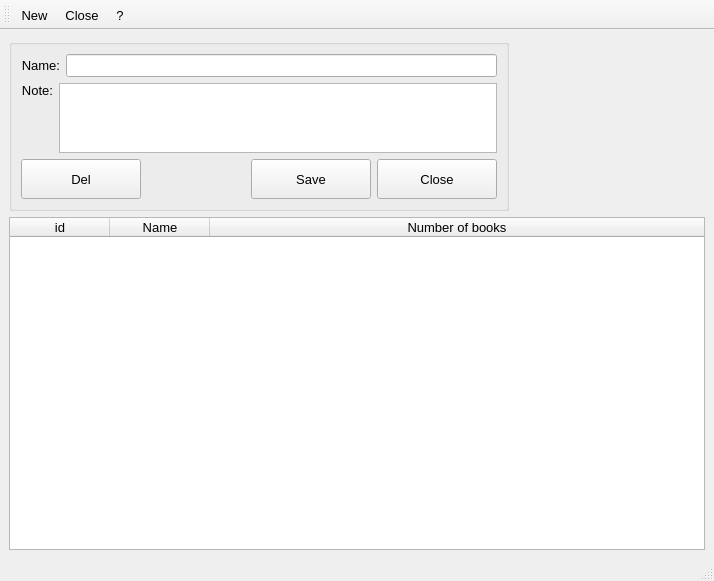
<?xml version="1.0" encoding="UTF-8"?>
<ui version="4.0">
 <class>publish</class>
 <widget class="QMainWindow" name="publish">
  <property name="geometry">
   <rect>
    <x>0</x>
    <y>0</y>
    <width>714</width>
    <height>581</height>
   </rect>
  </property>
  <property name="font">
   <font>
    <family>Ubuntu</family>
    <pointsize>10</pointsize>
   </font>
  </property>
  <property name="windowTitle">
   <string>Publishers</string>
  </property>
  <widget class="QWidget" name="centralwidget">
   <layout class="QGridLayout" name="gridLayout_3">
    <item row="0" column="0">
     <layout class="QGridLayout" name="gridLayout_2">
      <item row="0" column="0">
       <layout class="QHBoxLayout" name="horizontalLayout_4">
        <item>
         <widget class="QGroupBox" name="groupBox_card">
          <property name="sizePolicy">
           <sizepolicy hsizetype="Fixed" vsizetype="Fixed">
            <horstretch>0</horstretch>
            <verstretch>0</verstretch>
           </sizepolicy>
          </property>
          <property name="minimumSize">
           <size>
            <width>500</width>
            <height>0</height>
           </size>
          </property>
          <property name="maximumSize">
           <size>
            <width>500</width>
            <height>1600</height>
           </size>
          </property>
          <property name="title">
           <string/>
          </property>
          <layout class="QGridLayout" name="gridLayout">
           <item row="0" column="0">
            <layout class="QVBoxLayout" name="verticalLayout_2">
             <item>
              <layout class="QHBoxLayout" name="horizontalLayout">
               <item>
                <widget class="QLabel" name="label">
                 <property name="text">
                  <string>Name:</string>
                 </property>
                 <property name="alignment">
                  <set>Qt::AlignRight|Qt::AlignTrailing|Qt::AlignVCenter</set>
                 </property>
                </widget>
               </item>
               <item>
                <widget class="QLineEdit" name="lineEdit_name"/>
               </item>
              </layout>
             </item>
             <item>
              <layout class="QHBoxLayout" name="horizontalLayout_2">
               <item>
                <layout class="QVBoxLayout" name="verticalLayout">
                 <item>
                  <widget class="QLabel" name="label_2">
                   <property name="text">
                    <string>Note:</string>
                   </property>
                   <property name="alignment">
                    <set>Qt::AlignRight|Qt::AlignTrailing|Qt::AlignVCenter</set>
                   </property>
                  </widget>
                 </item>
                 <item>
                  <spacer name="verticalSpacer">
                   <property name="orientation">
                    <enum>Qt::Vertical</enum>
                   </property>
                   <property name="sizeHint" stdset="0">
                    <size>
                     <width>20</width>
                     <height>38</height>
                    </size>
                   </property>
                  </spacer>
                 </item>
                </layout>
               </item>
               <item>
                <widget class="QTextEdit" name="textEdit_note">
                 <property name="minimumSize">
                  <size>
                   <width>0</width>
                   <height>70</height>
                  </size>
                 </property>
                 <property name="maximumSize">
                  <size>
                   <width>16777215</width>
                   <height>70</height>
                  </size>
                 </property>
                 <property name="font">
                  <font>
                   <pointsize>9</pointsize>
                  </font>
                 </property>
                </widget>
               </item>
              </layout>
             </item>
             <item>
              <layout class="QHBoxLayout" name="horizontalLayout_3">
               <item>
                <widget class="QPushButton" name="pushButton_del">
                 <property name="minimumSize">
                  <size>
                   <width>120</width>
                   <height>40</height>
                  </size>
                 </property>
                 <property name="maximumSize">
                  <size>
                   <width>120</width>
                   <height>40</height>
                  </size>
                 </property>
                 <property name="text">
                  <string>Del</string>
                 </property>
                </widget>
               </item>
               <item>
                <spacer name="horizontalSpacer">
                 <property name="orientation">
                  <enum>Qt::Horizontal</enum>
                 </property>
                 <property name="sizeHint" stdset="0">
                  <size>
                   <width>40</width>
                   <height>20</height>
                  </size>
                 </property>
                </spacer>
               </item>
               <item>
                <widget class="QPushButton" name="pushButton_save">
                 <property name="minimumSize">
                  <size>
                   <width>120</width>
                   <height>40</height>
                  </size>
                 </property>
                 <property name="maximumSize">
                  <size>
                   <width>120</width>
                   <height>40</height>
                  </size>
                 </property>
                 <property name="text">
                  <string>Save</string>
                 </property>
                </widget>
               </item>
               <item>
                <widget class="QPushButton" name="pushButton_close">
                 <property name="minimumSize">
                  <size>
                   <width>120</width>
                   <height>40</height>
                  </size>
                 </property>
                 <property name="maximumSize">
                  <size>
                   <width>120</width>
                   <height>40</height>
                  </size>
                 </property>
                 <property name="text">
                  <string>Close</string>
                 </property>
                </widget>
               </item>
              </layout>
             </item>
            </layout>
           </item>
          </layout>
         </widget>
        </item>
        <item>
         <spacer name="horizontalSpacer_2">
          <property name="orientation">
           <enum>Qt::Horizontal</enum>
          </property>
          <property name="sizeHint" stdset="0">
           <size>
            <width>40</width>
            <height>20</height>
           </size>
          </property>
         </spacer>
        </item>
       </layout>
      </item>
      <item row="1" column="0">
       <widget class="QTableWidget" name="tableWidget_pub">
        <property name="editTriggers">
         <set>QAbstractItemView::NoEditTriggers</set>
        </property>
        <property name="alternatingRowColors">
         <bool>true</bool>
        </property>
        <property name="selectionMode">
         <enum>QAbstractItemView::SingleSelection</enum>
        </property>
        <property name="selectionBehavior">
         <enum>QAbstractItemView::SelectRows</enum>
        </property>
        <property name="sortingEnabled">
         <bool>true</bool>
        </property>
        <attribute name="horizontalHeaderStretchLastSection">
         <bool>true</bool>
        </attribute>
        <attribute name="verticalHeaderCascadingSectionResizes">
         <bool>false</bool>
        </attribute>
        <attribute name="verticalHeaderDefaultSectionSize">
         <number>23</number>
        </attribute>
        <column>
         <property name="text">
          <string>id</string>
         </property>
        </column>
        <column>
         <property name="text">
          <string>Name</string>
         </property>
         <property name="font">
          <font>
           <family>Ubuntu</family>
           <pointsize>10</pointsize>
           <weight>50</weight>
           <bold>false</bold>
          </font>
         </property>
        </column>
        <column>
         <property name="text">
          <string>Number of books</string>
         </property>
         <property name="font">
          <font>
           <family>Ubuntu</family>
           <pointsize>10</pointsize>
           <weight>50</weight>
           <bold>false</bold>
          </font>
         </property>
        </column>
       </widget>
      </item>
     </layout>
    </item>
   </layout>
  </widget>
  <widget class="QStatusBar" name="statusbar"/>
  <widget class="QToolBar" name="toolBar">
   <property name="windowTitle">
    <string>toolBar</string>
   </property>
   <attribute name="toolBarArea">
    <enum>TopToolBarArea</enum>
   </attribute>
   <attribute name="toolBarBreak">
    <bool>false</bool>
   </attribute>
   <addaction name="actionAdd"/>
   <addaction name="actionClose"/>
   <addaction name="actionHelp"/>
  </widget>
  <action name="actionAdd">
   <property name="text">
    <string>New</string>
   </property>
  </action>
  <action name="actionClose">
   <property name="text">
    <string>Close</string>
   </property>
  </action>
  <action name="actionHelp">
   <property name="text">
    <string>  ?  </string>
   </property>
   <property name="toolTip">
    <string>Help</string>
   </property>
  </action>
 </widget>
 <resources/>
 <connections/>
</ui>
